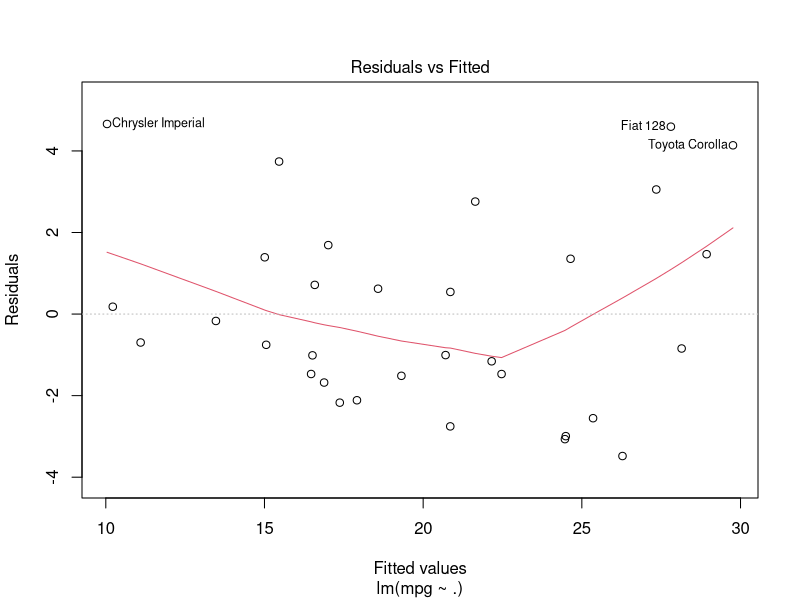
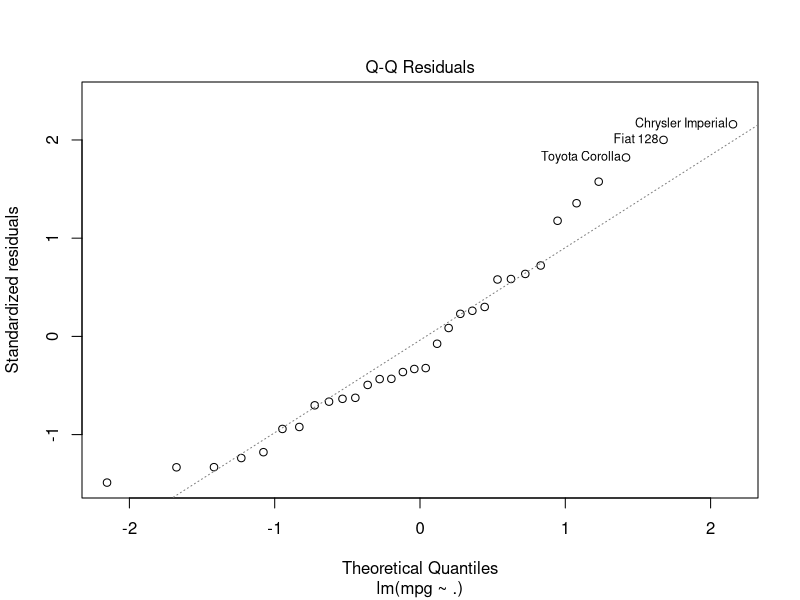
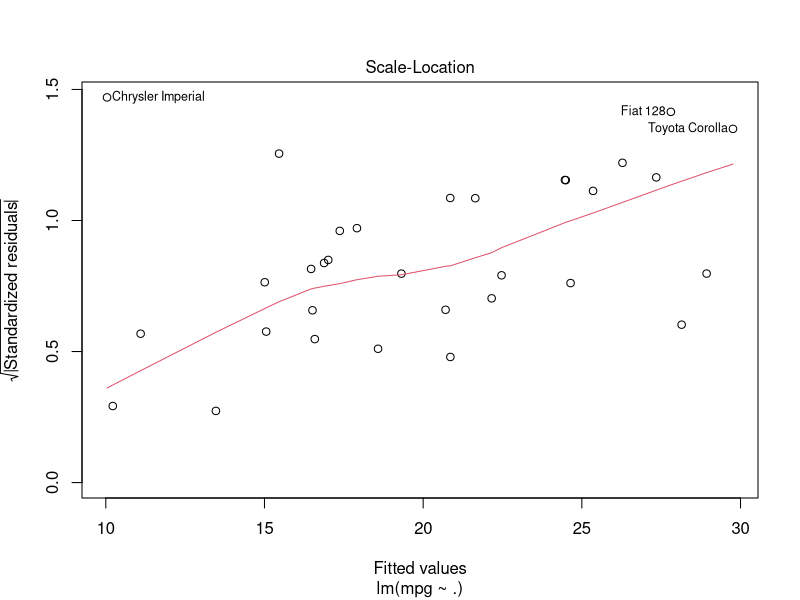

Write the R code that produced these figures, in order.
## ---- chunk 1
knitr::opts_chunk$set(echo = TRUE)
## ---- chunk 2
head(mtcars)
## ---- chunk 3
t.test(mpg~am,mtcars)
## ---- chunk 4
first_model<- lm(mpg~., mtcars)
summary(first_model)$coefficients
## ---- chunk 5
mtcars_2 <- mtcars[, c("mpg", "drat", "wt", "qsec", "vs", "am", "gear")]
second_model<- lm(mpg~ ., mtcars_2)
summary(second_model)$coefficients
## ---- chunk 6
mtcars_3 <- mtcars_2[, c("mpg","wt", "qsec", "am")]
third_model<- lm(mpg~ ., mtcars_3)
summary(third_model)$coefficients
summary(third_model)$adj.r.squared
## ---- chunk 7
sumCoef<- summary(third_model)$coefficients
confint<- sumCoef[4,1] + c(-1,1)* qt(0.975, df= third_model$df) * sumCoef[4,2]
confint
## ---- chunk 8
plot(third_model, which = 1)
plot(third_model, which = 2)
plot(third_model, which = 3)
